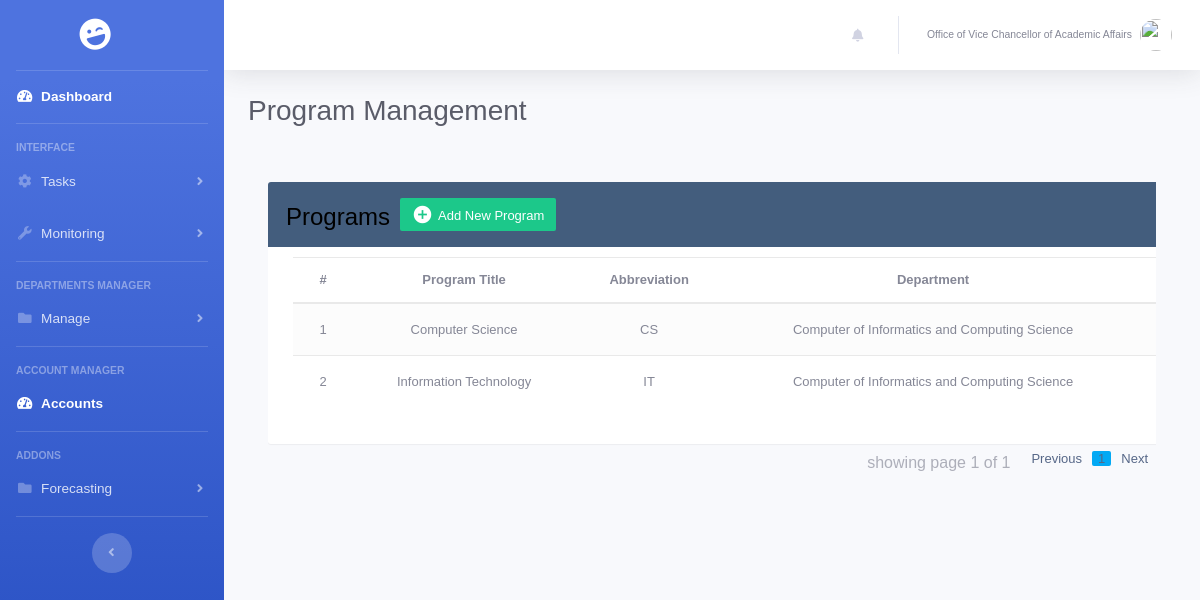
Screenshot of /admin/program_management.php (signed in) with the database file from the repository.
### tables this page shows
CREATE TABLE `users` (
  `user_id` int(11) NOT NULL,
  `unique_id` int(11) NOT NULL,
  `department_id` int(11) NOT NULL,
  `email` varchar(255) NOT NULL,
  `password` varchar(255) NOT NULL,
  `img` varchar(255) NOT NULL,
  `status` varchar(255) NOT NULL,
  `type` varchar(255) NOT NULL
);

CREATE TABLE `departments` (
  `department_id` int(8) NOT NULL,
  `department_name` varchar(50) NOT NULL,
  `department_abbrv` varchar(12) NOT NULL
);

CREATE TABLE `programs` (
  `program_id` int(8) NOT NULL,
  `program_title` varchar(50) NOT NULL,
  `department_id` int(8) NOT NULL,
  `program_abbrv` varchar(8) NOT NULL
);

### admin/program_management.php (the view, shortened to what this page needs)
<?php
include "../config.php";
 if(isset($_SESSION['unique_id']) && isset($_SESSION['user_id'])){
    $users_id = $_SESSION['unique_id'];
    $data = mysqli_query($conn,"SELECT
            u.user_id,
            u.unique_id,
            u.email,
            u.password,
            u.img,
            u.status,
            u.type,
            d.department_id AS 'department_id',
            d.department_name,
            d.department_abbrv
            FROM users u
            LEFT JOIN departments d ON u.department_id = d.department_id
            WHERE unique_id = '$users_id'
            ");
    $data_result = mysqli_fetch_assoc($data);
    $department_name = $data_result['department_name'];
    if($data_result){
?>
<!DOCTYPE html>
<html>
<?php  include "../header/header.php"?>
<body>
    <div id="wrapper">
    <?php
     include "../sidebar/sidebar.php";
     ?>
        <div id="content-wrapper" class="d-flex flex-column">
            <div id="content">
    <?php include "../topbar/topbar.php"; ?>
<div class="container-fluid tabcontent" id="createfill-Up">
    <h1 class="h3 mb-1 text-gray-800">Program Management</h1>
    <div class="card-body">
        <div class="table-responsive">
            <div class="table-wrapper">
                <div class="table-title">
                    <div class="row">
                        <div class="col-xs-6">
                            <h2>Programs</b></h2>
                        </div>
                        <div class="col-xs-6">
                            <a href="#addEmployeeModal" class="btn btn-success" data-toggle="modal"><i class="material-icons">&#xE147;</i> <span>Add New Program</span></a>
                        </div>
                    </div>
                </div>
                <table class="table table-striped table-hover">
                    <thead>
                        <tr>
                            <th>#</th>
                            <th>Program Title</th>
                            <th>Abbreviation</th>
                            <th>Department</th>
                            <th>Actions</th>
                        </tr>
                    </thead>
                    <tbody>
                        <?php
                                include "../config.php";
                            if(isset($_GET['page_no']) && $_GET['page_no'] !=""){
                                $page_no = $_GET['page_no'];
                            }else{
                                $page_no = 1;
                            }
                            $total_records_per_page = 6;
                            $off_set = ($page_no - 1) * $total_records_per_page;
                            $previous_page = $page_no - 1;
                            $next_page = $page_no + 1;
                            $result_count = mysqli_query($conn, "SELECT
                                    COUNT(*) AS total_records
                                    FROM programs");
                            $total_records = mysqli_fetch_array($result_count);
                            $total_records = $total_records['total_records'];
                            $total_no_of_page = ceil($total_records / $total_records_per_page);
                            $sql = "SELECT
                                    p.program_id,
                                    p.`program_title`,
                                    p.`program_abbrv`,
                                    d.`department_name`
                                    FROM programs p
                                    LEFT JOIN departments d ON d.`department_id` = p.`department_id` ";
                            $results = $conn->query($sql);
                            $results->data_seek($off_set);
                            while ($row = mysqli_fetch_array($results)) {
                                $id = $row['program_id'];
                                $program_title = $row['program_title'];
                                $program_abbrv = $row['program_abbrv'];
                                $department_name = $row['department_name'];
                         ?>
                        <tr>
                            <td class="program_id"><?php echo $id;?></td>
                            <td><?php echo $program_title;?></td>
                            <td><?php echo $program_abbrv;?></td>
                            <td><?php echo $department_name;?></td>
                            <td>
                            </td>
                        </tr>
                    <?php
                    }?>
                    </tbody>
                </table>
        </div>
    <ul class="pagination pull-right">
    <li class="pull-left btn btn-default disabled">showing page <?php echo $page_no . " of " . $total_no_of_page; ?></li>
    <li <?php if ($page_no <= 1) { echo "class='disabled page-item'"; } ?>>
        <a <?php if ($page_no > 1) { echo "href='?page_no=$previous_page'"; } ?>>Previous</a>
    </li>
    <?php
    if ($total_no_of_page <= 10) {
        for ($counter = 1; $counter <= $total_no_of_page; $counter++) {
            if ($counter == $page_no) {
                echo "<li class='active page-item'><a>$counter</a></li>";
            } else {
                echo "<li><a href='?page_no=$counter'>$counter</a></li>";
            }
        }
    }
    ?>
    <li <?php if ($page_no >= $total_no_of_page) { echo "class='disabled page-item'"; } ?>>
        <a <?php if ($page_no < $total_no_of_page) { echo "href='?page_no=$next_page'"; } ?>>Next</a>
    </li>
</ul>
</div>
                    </div>
</div>
</div>
</div>
</div>
<?php }
}?>
</body>
</html>

### topbar/topbar.php (shortened to what this page needs)
<nav class="navbar navbar-expand navbar-light bg-white topbar mb-4 static-top shadow">
    <ul class="navbar-nav ml-auto">
        <li class="nav-item dropdown no-arrow mx-1">
            <a class="nav-link dropdown-toggle" href="#" id="alertsDropdown" role="button"
                data-toggle="dropdown" aria-haspopup="true" aria-expanded="false">
                <i class="fas fa-bell fa-fw"></i>
            </a>
        </li>
        <li class="nav-item dropdown no-arrow">
            <a class="nav-link dropdown-toggle" href="#" id="userDropdown" role="button"
                data-toggle="dropdown" aria-haspopup="true" aria-expanded="false">
                <span class="mr-2 d-none d-lg-inline text-gray-600 small"><?php echo $department_name;?></span>
                <img class="img-profile rounded-circle"
                    src="<?php echo '../php/images/'.$img?>">
            </a>
        </li>
    </ul>
</nav>

### admin/createTask.css (style rules this page uses)
* { margin: 0; padding: 0; box-sizing: border-box; }
.row, label { color: black; }

### header/header.php (style rules this page uses)
body { color: #566787; background: #f5f5f5; font-family: 'Varela Round', sans-serif; font-size: 13px; }
.table-responsive { margin: 30px 0; }
.table-wrapper { min-width: 1000px; background: #fff; padding: 20px 25px; border-radius: 3px; box-shadow: 0 1px 1px rgba(0,0,0,.05); }
.table-title { padding-bottom: 15px; background: #435d7d; color: #fff; padding: 16px 30px; margin: -20px -25px 10px; border-radius: 3px 3px 0 0; }
.table-title h2 { margin: 5px 0 0; font-size: 24px; }
.table-title .btn { color: #fff; float: right; font-size: 13px; border: none; min-width: 50px; border-radius: 2px; border: none; outline: none !important; margin-left: 10px; }
.table-title .btn i { float: left; font-size: 21px; margin-right: 5px; }
.table-title .btn span { float: left; margin-top: 2px; }
table.table tr th, table.table tr td { border-color: #e9e9e9; padding: 12px 15px; vertical-align: middle; }
table.table tr th:first-child { width: 60px; }
table.table tr th:last-child { width: 100px; }
table.table-striped tbody tr:nth-of-type(odd) { background-color: #fcfcfc; }
.pagination { float: right; margin: 0 0 5px; }
.pagination li a { border: none; font-size: 13px; min-width: 30px; min-height: 30px; color: #999; margin: 0 2px; line-height: 30px; border-radius: 2px !important; text-align: center; padding: 0 6px; }
.pagination li.active a, .pagination li.active a.page-link { background: #03A9F4; }

### rows the page displays
users: department.department_name "Office of Vice Chancellor of Academic Affairs"
programs: program_id "1", program_title "Computer Science", program_abbrv "CS", department.department_name "Computer of Informatics and Computing Science"
programs: program_id "2", program_title "Information Technology", program_abbrv "IT", department.department_name "Computer of Informatics and Computing Science"

### other values shown
$page_no "1"
$total_no_of_page "1"
